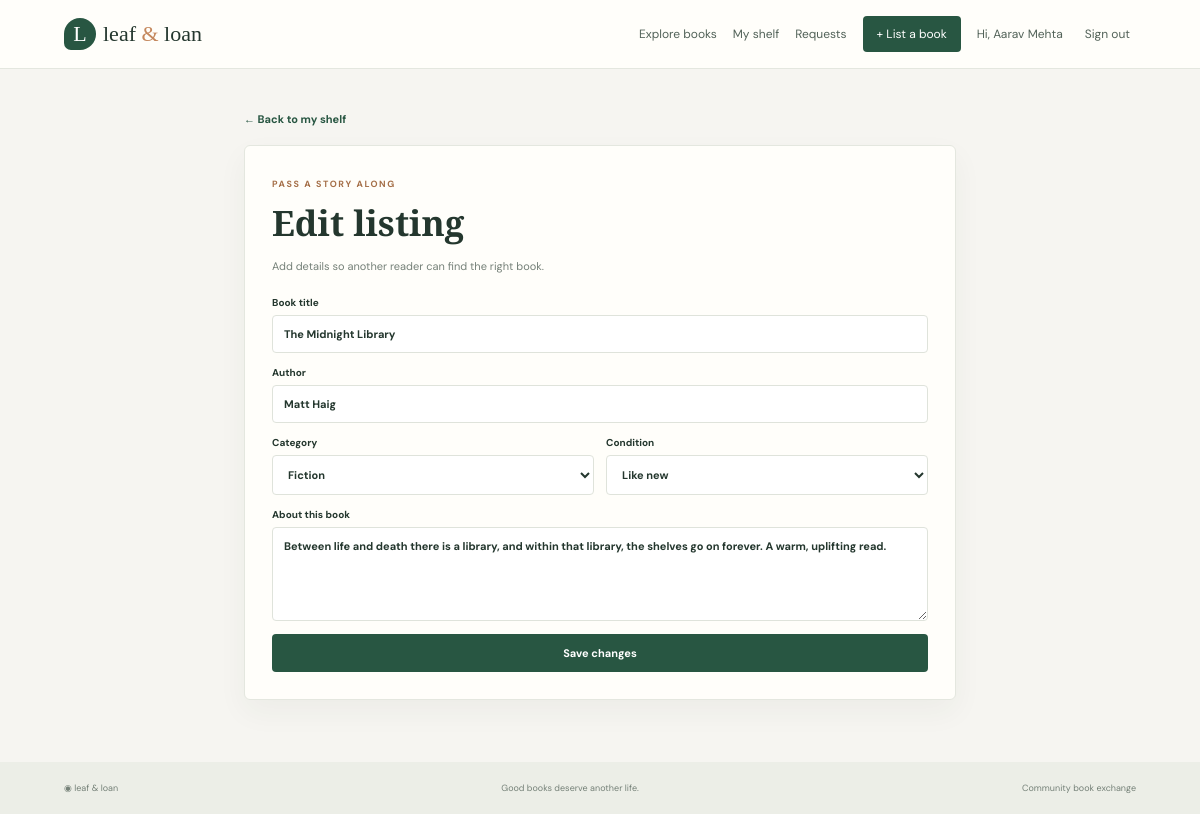
/books/1/edit (signed in), run on the app's committed database.
### tables this page shows
CREATE TABLE users(
            id INTEGER PRIMARY KEY AUTOINCREMENT, name TEXT NOT NULL,
            email TEXT NOT NULL UNIQUE COLLATE NOCASE, password_hash TEXT NOT NULL,
            created_at TEXT DEFAULT CURRENT_TIMESTAMP);

CREATE TABLE books (
                id INTEGER PRIMARY KEY AUTOINCREMENT,
                title TEXT NOT NULL,
                author TEXT NOT NULL,
                book_condition TEXT NOT NULL,
                owner_name TEXT NOT NULL,
                available INTEGER NOT NULL DEFAULT 1
            , owner_id INTEGER, category TEXT NOT NULL DEFAULT 'Other', description TEXT NOT NULL DEFAULT '', created_at TEXT NOT NULL DEFAULT '');

### app.py (the view)
@app.route("/books/<int:book_id>/edit", methods=["GET", "POST"])
@login_required
def edit_book(book_id):
    user = current_user()
    book = (
        get_db()
        .execute(
            "SELECT * FROM books WHERE id = ? AND owner_id = ?",
            (book_id, user["id"]),
        )
        .fetchone()
    )
    if not book:
        abort(404)
    return save_book(book)

### app.py (called while the page is built, shortened)
def get_db():
    if "db" not in g:
        conn = sqlite3.connect(DB)
        conn.row_factory = sqlite3.Row
        conn.execute("PRAGMA foreign_keys = ON")
        conn.execute("PRAGMA journal_mode = WAL")
        g.db = conn
    return g.db

def current_user():
    user_id = session.get("user_id")
    if not user_id:
        return None
    if "current_user" not in g:
        g.current_user = (
            get_db()
            .execute("SELECT id, name, email FROM users WHERE id = ?", (user_id,))
            .fetchone()
        )
    return g.current_user

def csrf():
    if "csrf_token" not in session:
        session["csrf_token"] = secrets.token_urlsafe(32)
    return session["csrf_token"]

@app.context_processor
def inject_globals():
    return {
        "user": current_user(),
        "csrf": csrf(),
        "categories": CATEGORIES,
        "conditions": CONDITIONS,
    }

@app.before_request
def verify_forms():
    if request.method == "POST":
        sent = request.form.get("csrf_token", "")
        expected = session.get("csrf_token", "")
        if not sent or not expected or not secrets.compare_digest(sent, expected):
            abort(400, description="This form expired. Refresh the page and try again.")

def login_required(view):
    @wraps(view)
    def protected(*args, **kwargs):
        if current_user() is None:
            flash("Please sign in to continue.", "info")
            return redirect(url_for("login", next=request.path))
        return view(*args, **kwargs)
    return protected

def save_book(book=None):
    heading = "Edit listing" if book else "List a book"
    return render_template(
        "add_book.html",
        page_title=heading,
        heading=heading,
        book=book,
    )

### templates/add_book.html (shortened to what this page needs)
{% extends "base.html" %}
{% block content %}
<section class="page" style="max-width:760px">
    <a class="textlink" href="{{ url_for('my_books') }}">← Back to my shelf</a>
    <div class="panel" style="margin-top:18px">
        <span class="eyebrow">PASS A STORY ALONG</span>
        <h1>{{ heading }}</h1>
        <p class="muted">Add details so another reader can find the right book.</p>
        <form method="post" class="stack">
            <label>Book title
                <input name="title" maxlength="120" value="{{ book.title if book else '' }}" required>
            </label>
            <label>Author
                <input name="author" maxlength="100" value="{{ book.author if book else '' }}" required>
            </label>
            <div class="two">
                <label>Category
                    <select name="category">
                        {% for c in categories %}
                            <option value="{{ c }}" {% if book and book.category == c %}selected{% endif %}>{{ c }}</option>
                        {% endfor %}
                    </select>
                </label>
                <label>Condition
                    <select name="book_condition">
                        {% for c in conditions %}
                            <option value="{{ c }}" {% if book and book.book_condition == c %}selected{% endif %}>{{ c }}</option>
                        {% endfor %}
                    </select>
                </label>
            </div>
            <label>About this book
                <textarea name="description" maxlength="700" rows="5" placeholder="What did you enjoy about it?">{{ book.description if book else '' }}</textarea>
            </label>
            <button class="btn dark full" type="submit">{{ 'Save changes' if book else 'Publish listing' }}</button>
        </form>
    </div>
</section>
{% endblock %}

### templates/base.html (shortened to what this page needs)
<!doctype html>
<html lang="en">
<head>
    <link rel="stylesheet" href="{{ url_for('static', filename='style.css') }}">
</head>
<body>
    <header>
        <div class="nav">
            <a class="brand" href="{{ url_for('home') }}">
                <span class="mark">L</span>leaf <em>&amp;</em> loan
            </a>
            <nav>
                <a href="{{ url_for('home') }}">Explore books</a>
                {% if user %}
                    <a href="{{ url_for('my_books') }}">My shelf</a>
                    <a href="{{ url_for('exchange_requests') }}">Requests</a>
                    <a class="cta" href="{{ url_for('book_form') }}">+ List a book</a>
                    <span>Hi, {{ user.name }}</span>
                    <form class="navform" method="post" action="{{ url_for('logout') }}">
                        <button class="navbutton" type="submit">Sign out</button>
                    </form>
                {% else %}
                    <a href="{{ url_for('login') }}">Sign in</a>
                    <a class="cta" href="{{ url_for('register') }}">Join free</a>
                {% endif %}
            </nav>
        </div>
    </header>
    <main>
        {% block content %}{% endblock %}
    </main>
    <footer>
        <div class="foot">
            <span>◉ leaf &amp; loan</span>
            <span>Good books deserve another life.</span>
            <span>Community book exchange</span>
        </div>
    </footer>
</body>
</html>

### static/style.css (style rules this page uses)
:root { --ink: #24372e; --green: #285642; --muted: #758078; --cream: #f6f5f1; --paper: #fffefa; --line: #e4e7df; }
* { box-sizing: border-box; }
body { margin: 0; background: var(--cream); color: var(--ink); font: 14px 'DM Sans', Arial, sans-serif; }
a { color: inherit; text-decoration: none; }
button, input, select, textarea { font: inherit; }
header { background: var(--paper); border-bottom: 1px solid var(--line); }
.nav { max-width: 1120px; margin: auto; padding: 16px 24px; display: flex; align-items: center; justify-content: space-between; }
.brand { font: 22px 'Playfair Display', Georgia, serif; }
.mark { display: inline-grid; place-items: center; width: 32px; height: 32px; margin-right: 7px; border-radius: 50% 50% 50% 7px; background: var(--green); color: white; }
.brand em { color: #c4875c; font-style: normal; }
nav { display: flex; align-items: center; gap: 16px; font-size: 12px; color: #526258; }
.cta { padding: 10px 14px; border-radius: 4px; background: var(--green); color: white !important; }
.navbutton { border: 0; background: none; color: inherit; cursor: pointer; font-size: 12px; }
.navform { display: inline; }
main { min-height: 68vh; }
.btn { display: inline-flex; align-items: center; justify-content: center; padding: 11px 15px; border: 1px solid transparent; border-radius: 4px; font-size: 11px; font-weight: 700; cursor: pointer; }
.dark { background: var(--green); color: white; }
.full { width: 100%; }
.eyebrow { color: #a56f48; font-size: 9px; font-weight: 700; letter-spacing: 1.6px; }
.textlink { font-size: 11px; color: var(--green); font-weight: 700; }
.page { max-width: 1072px; margin: auto; padding: 40px 24px 62px; }
.page h1 { font: 600 35px 'Playfair Display', Georgia, serif; margin: 8px 0; }
.muted { color: var(--muted); font-size: 11px; line-height: 1.7; }
.panel { padding: 27px; background: var(--paper); border: 1px solid var(--line); border-radius: 6px; box-shadow: 0 12px 30px #23362b0c; }
.stack { display: grid; gap: 13px; margin-top: 20px; }
.stack label { display: grid; gap: 6px; font-size: 10px; font-weight: 700; }
.stack input, .stack select, .stack textarea { width: 100%; padding: 11px; border: 1px solid #dfe3db; border-radius: 4px; background: white; color: var(--ink); font-size: 11px; }
.stack textarea { resize: vertical; }
.two { display: grid; grid-template-columns: 1fr 1fr; gap: 12px; }
footer { background: #eceee7; }
.foot { max-width: 1120px; margin: auto; padding: 20px 24px; display: flex; justify-content: space-between; align-items: center; color: #758178; font-size: 9px; }

### data on the page
users: name "Aarav Mehta"
books: title "The Midnight Library", author "Matt Haig", category "Fiction", book_condition "Like new", description "Between life and death there is a library, and within that library, the shelves go on forever. A warm, uplifting read."

### other printed values
{{ heading }} "Edit listing"
{{ 'Save changes' if book else 'Publish listing' }} "Save changes"
